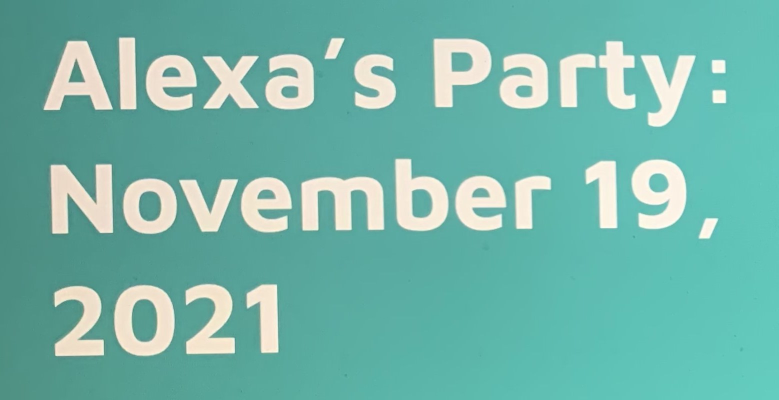
#> input picture sampleImage.jpg, 1558 x 799 px (shown at 1/2 size)
$ python tester.py 5 5 5 5
#> lines starting #> are read from the running program, lines starting #| are printed output that depends on the picture
### imageProcessing.py
import cv2
from pytesseract import image_to_string
import re

def processImage(filename, greyscale=0, read=0, blur=0, threshold=0):
    """
    Returns an image processed into a string using preprocessing methods specified
    by the defined parameters.

    parameters:
        filename: name of file in str
        greyscale: boolean value
        read: whether to read/display the file or not
        blur: 1 (averaging), 2 (gaussian), 3 (median), 4 (bilateral filtering)
        threshold: 1 (simple), 2 (adaptive), 3 (otsu's)
    """
#> called with filename = 'sampleImage.jpg', greyscale = 5, read = 1, blur = 5, threshold = 5

    #UNCOMMENT TO HELP WITH RUNNING TESTER
    #cv2.namedWindow("image", cv2.WINDOW_NORMAL)
    #cv2.resizeWindow('image', 600,600)

    if greyscale:
        img = cv2.imread(filename, 0) #the 0 converts the image greyscale
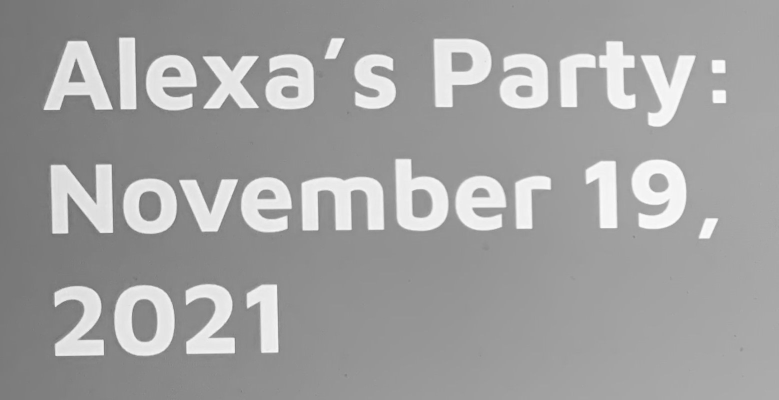
#> img: shape (799, 1558) (shown at 1/2 size); min 103, max 254, mean 160
    else:
        img = cv2.imread(filename)

    if blur == 1:
        img = cv2.blur(img,(5,5)) #applies averaging
    elif blur == 2:
        img = cv2.GaussianBlur(img, (5, 5), 0) #applies gaussian
    elif blur == 3:
        img = cv2.medianBlur(img, 3) #applies median
    elif blur == 4:
        img = cv.bilateralFilter(img,9,75,75) #applies bilateral filtering

    if threshold == 1:
        ret, img = cv2.threshold(img, 100, 255, cv2.THRESH_BINARY) #applies simple thresholding
    elif threshold == 2:
        img = cv2.adaptiveThreshold(img, 255, cv2.ADAPTIVE_THRESH_GAUSSIAN_C, cv2.THRESH_BINARY,11,2) #applies adaptive
    elif threshold == 3:
        img = cv2.threshold(img, 0, 255, cv2.THRESH_BINARY + cv2.THRESH_OTSU)[1] #applies otsu's thresholding


    #UNCOMMENT TO HELP WITH RUNNING TESTER
    #if read:
        #cv2.imshow("image", img) #display image in 600x600
        #cv2.waitKey(0) #wait until next key is pressed to exit viewing

    # Adding custom options
    customConfig = '--oem 3 --psm 6'

#> (the run stopped early here; a loop or call above may not have finished)
